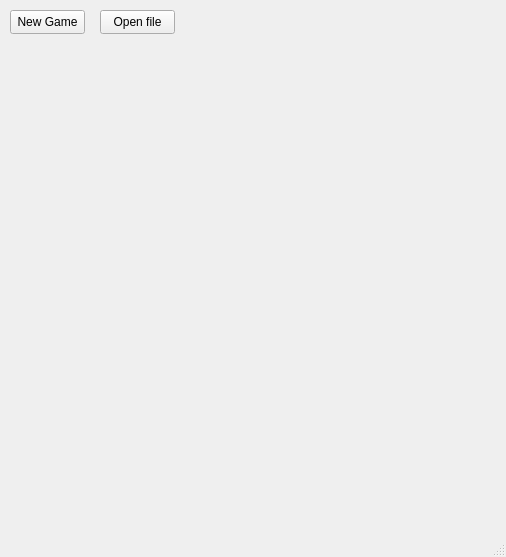
<?xml version="1.0" encoding="UTF-8"?>
<ui version="4.0">
 <class>MainWindow</class>
 <widget class="QMainWindow" name="MainWindow">
  <property name="geometry">
   <rect>
    <x>0</x>
    <y>0</y>
    <width>506</width>
    <height>557</height>
   </rect>
  </property>
  <property name="windowTitle">
   <string>SudoKu Game</string>
  </property>
  <widget class="QWidget" name="centralwidget">
   <widget class="QWidget" name="gridLayoutWidget">
    <property name="geometry">
     <rect>
      <x>10</x>
      <y>40</y>
      <width>481</width>
      <height>461</height>
     </rect>
    </property>
    <layout class="QGridLayout" name="grid_Layout"/>
   </widget>
   <widget class="QPushButton" name="btn_new_game">
    <property name="geometry">
     <rect>
      <x>10</x>
      <y>10</y>
      <width>75</width>
      <height>24</height>
     </rect>
    </property>
    <property name="text">
     <string>New Game</string>
    </property>
   </widget>
   <widget class="QPushButton" name="btn_open_file">
    <property name="geometry">
     <rect>
      <x>100</x>
      <y>10</y>
      <width>75</width>
      <height>24</height>
     </rect>
    </property>
    <property name="text">
     <string>Open file</string>
    </property>
   </widget>
  </widget>
  <widget class="QMenuBar" name="menubar">
   <property name="geometry">
    <rect>
     <x>0</x>
     <y>0</y>
     <width>506</width>
     <height>22</height>
    </rect>
   </property>
  </widget>
  <widget class="QStatusBar" name="statusbar"/>
 </widget>
 <resources/>
 <connections/>
</ui>
